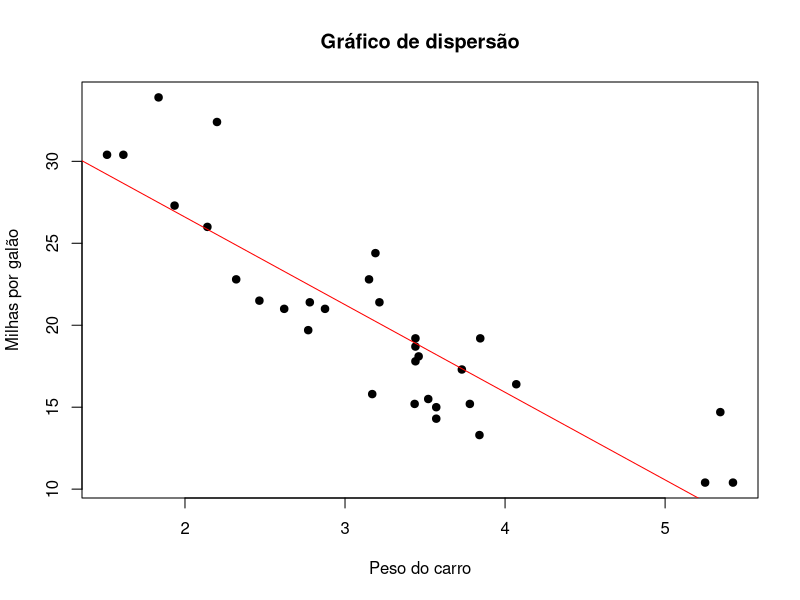
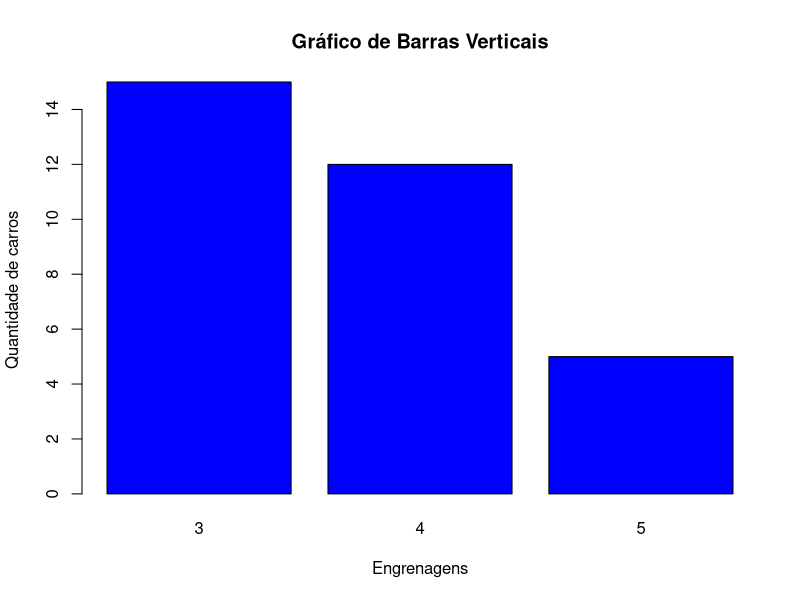
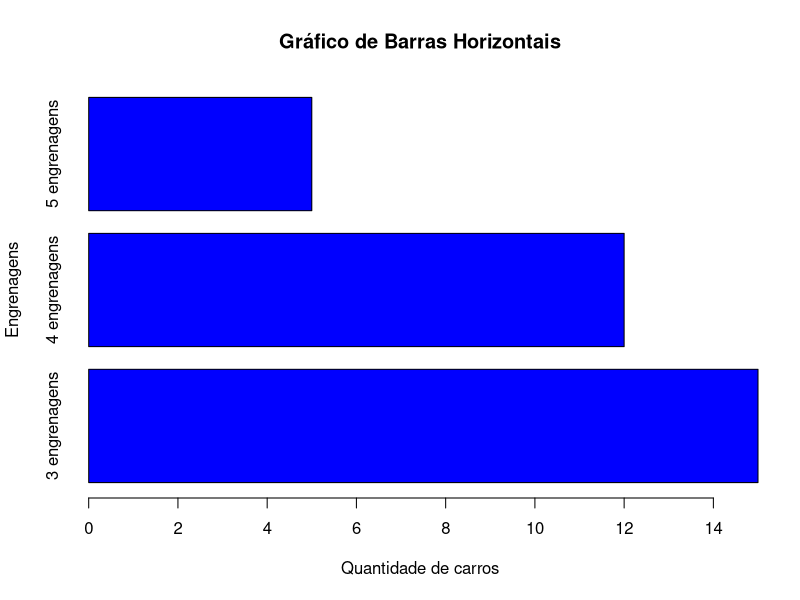
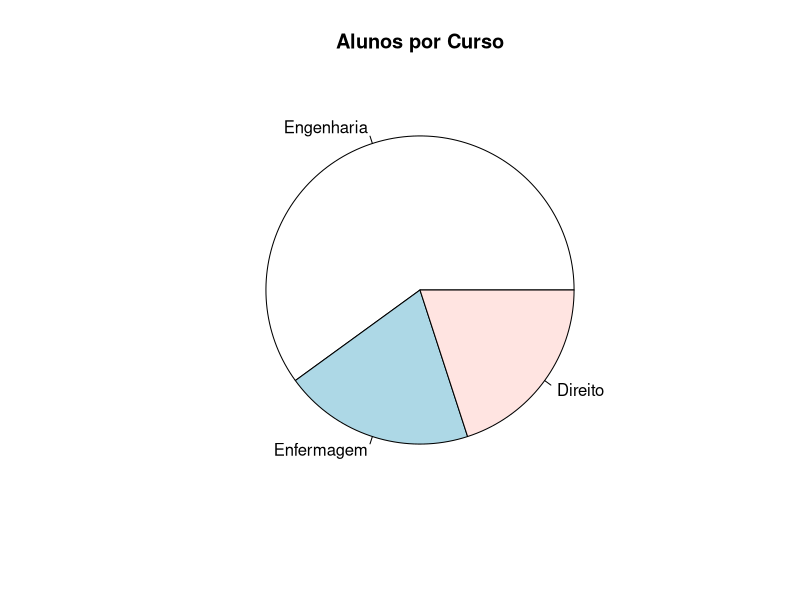
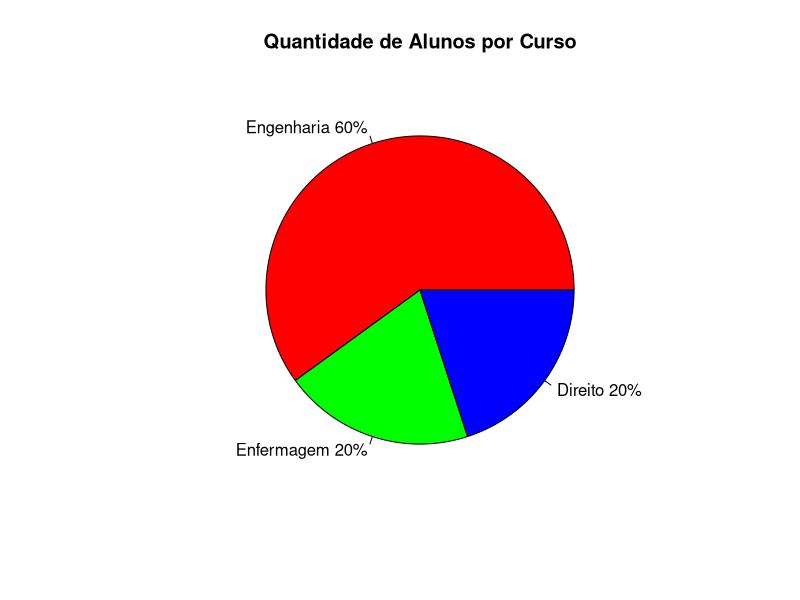
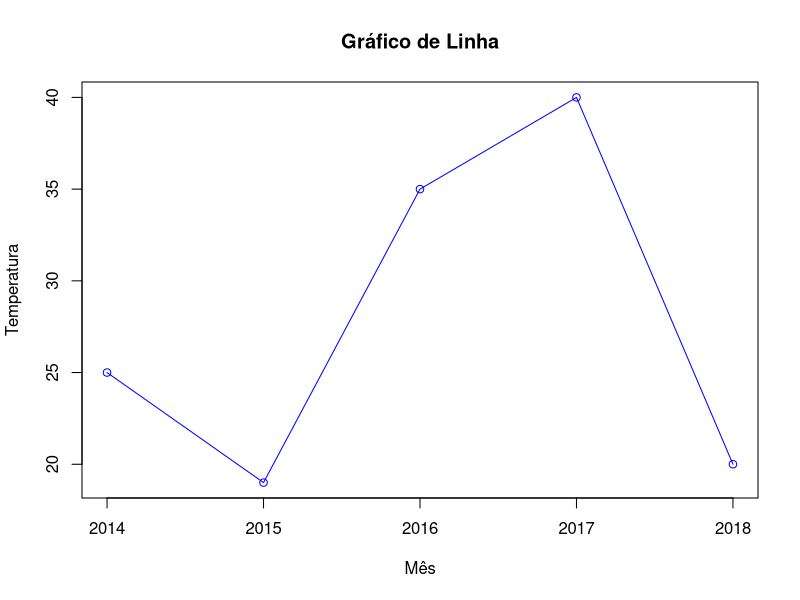
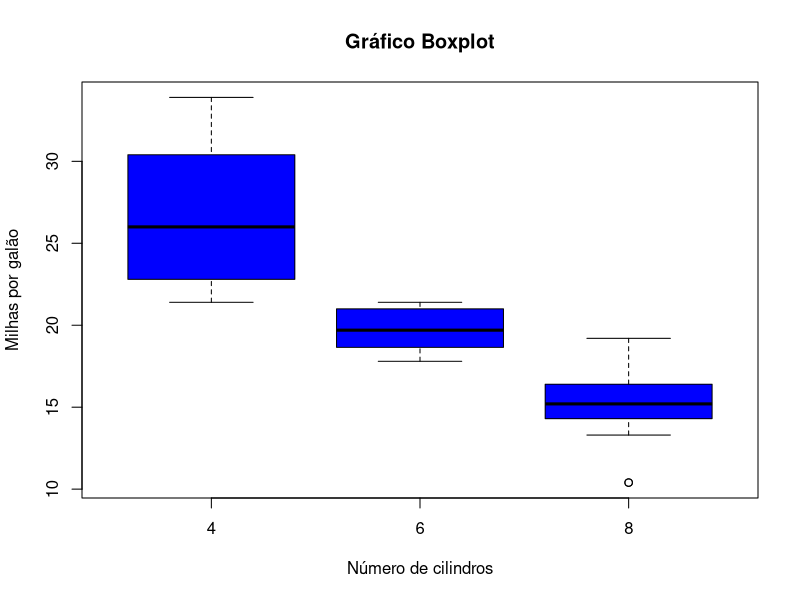

These charts were generated, in order, by the following R code:
# Instalando pacote car #
install.packages("car")

# Carregando pacote car e dplyir #
library(car)
library(dplyr)

attach(mtcars)

# Carregando o dataset contendo marcas de carros e salvando carros #
carros <- mtcars

# Gréfico de dispersão do dataset #
plot(carros$wt,
     carros$mpg,
     main = "Gráfico de dispersão",
     xlab = "Peso do carro",
     ylab = "Milhas por galão",
     pch = 19)

# Adicionando uma linha de regressão ao gráfico #
abline(lm(carros$mpg ~ carros$wt), col = "red")

# Salvando o gráfico em png #
png("../Imagens/Grafico_de_Dispersao.png")

# Gráfico de barras verticais #
numero_carros <- table(carros$gear)

barplot(main = "Gráfico de Barras Verticais",
        xlab = "Engrenagens",
        ylab = "Quantidade de carros",
        numero_carros,
        col = "blue")

# Gráfico de barras horizontais #
numero_carros <- table(carros$gear)

barplot(main = "Gráfico de Barras Horizontais",
        horiz = TRUE,
        numero_carros,
        names.arg = c("3 engrenagens", "4 engrenagens", "5 engrenagens"),
        xlab = "Quantidade de carros",
        ylab = "Engrenagens",
        col = "blue")

# Quantidade de alunos em cada curso de faculdade #
exemplo <- data.frame(
  "nome" = c("Joana", "Maria", "Joao", "Pedro", "Jose"),
  "idade" = c(21, 25, 28, 34, 18),
  "qtd_livros" = c(5, 1, 2, 1, 3),
  "faculdade" = c("Engenharia", "Engenharia", "Direito", "Enfermagem", "Engenharia"),
  stringsAsFactors = FALSE
)

# Quantidade de alunos em cada curso de faculdade #
engenharia <- exemplo %>%
  filter(faculdade == "Engenharia")
numero_alunos_eng <- length(engenharia$nome)

enfermagem <- exemplo %>%
  filter(faculdade == "Enfermagem")
numero_alunos_enf <- length(enfermagem$nome)

direito <- exemplo %>%
  filter(faculdade == "Direito")
numero_alunos_dir <- length(direito$nome)

# Gráfico de Pizza Simples #
slices <- c(numero_alunos_eng, numero_alunos_enf, numero_alunos_dir)
rotulos <- c("Engenharia", "Enfermagem", "Direito")
pie(slices,
    labels = rotulos,
    main = "Alunos por Curso"
)

# Gráfico de Pizza com Porcentagem #
porcentagem <- round(slices/sum(slices) * 100)
rotulos <- paste(rotulos, porcentagem)
rotulos <- paste(rotulos, "%", sep = "")
pie(slices,
    labels = rotulos,
    col = rainbow(length(rotulos)),
    main = "Quantidade de Alunos por Curso"
)

# Gráfico de Linha #
serie_temporal <- data.frame("ano" = c("2014", "2015", "2016", "2017", "2018"),
                             "media_temporal" = c(25, 19, 35, 40, 20),
                             stringsAsFactors = FALSE)

plot(y=serie_temporal$media_temporal,
     x=serie_temporal$ano,
     type="o",
     col="blue",
     main="Gráfico de Linha",
     xlab="Mês",
     ylab="Temperatura")

# Gráfico Boxplot #
boxplot(mpg ~ cyl,
        data = carros,
        main = "Gráfico Boxplot",
        xlab = "Número de cilindros",
        ylab = "Milhas por galão",
        col = "blue")
